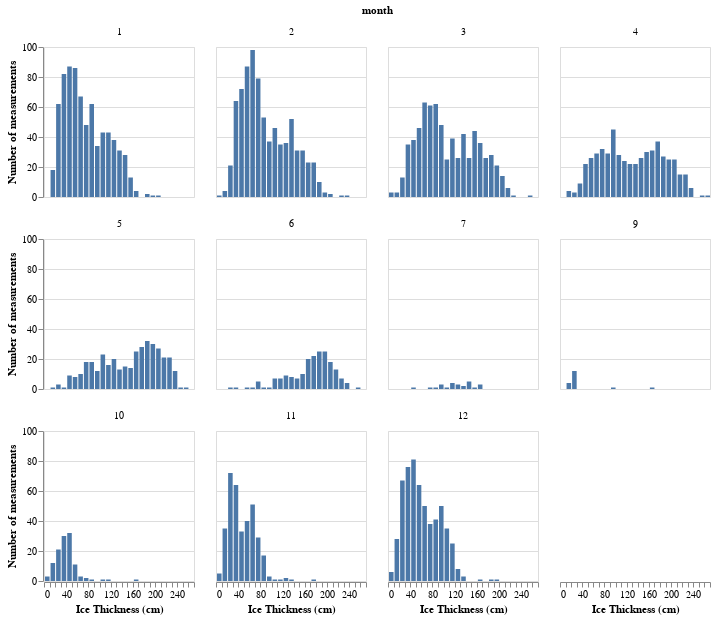

The notebook cell saved with this chart:
### Markdown cell above
The figure below looks at the distribution of thickness measurements over each month. The distribution over all time and the distributions per year are right skewed. The shape of the distributions by month vary from month to month. We also see that that the months with the highest mean ice thickness are also those with the fewest observations and likely would not be great months to include in our analysis as they lack observations for a large sample. Months 1 (January), 2 February) and 3 (March) have a sufficient amount of observations for our study.

### Code cell
# Distribution of ice thickness over all time

ice_histogram = alt.Chart(df, title="Ice thickness measurements over all time").mark_bar().encode(
    x = alt.X("mean_ice_thickness", title="Ice Thickness (cm)", bin=alt.Bin(maxbins=40)),
    y = alt.Y("count()", title="Number of measurements"), 
    
).properties(
    width=150,
    height=150
).facet(
    "month",
    columns=4)

ice_histogram

### Figure 1 — Vega-Lite specification as saved in the notebook (floating-point values rounded to 4 significant figures; data arrays with more than 128 entries replaced by an {"elided": "..."} marker saying what was removed)
{"config": {"view": {"continuousWidth": 400, "continuousHeight": 300}}, "data": {"name": "data-12923dac5be5771608ca3ed6fde1db72"}, "facet": {"type": "quantitative", "field": "month"}, "spec": {"mark": "bar", "encoding": {"x": {"type": "quantitative", "bin": {"maxbins": 40}, "field": "mean_ice_thickness", "title": "Ice Thickness (cm)"}, "y": {"type": "quantitative", "aggregate": "count", "title": "Number of measurements"}}, "height": 150, "title": "Ice thickness measurements over all time", "width": 150}, "columns": 4, "$schema": "https://vega.github.io/schema/vega-lite/v4.8.1.json", "datasets": {"data-12923dac5be5771608ca3ed6fde1db72": {"elided": "4465 records"}}}
